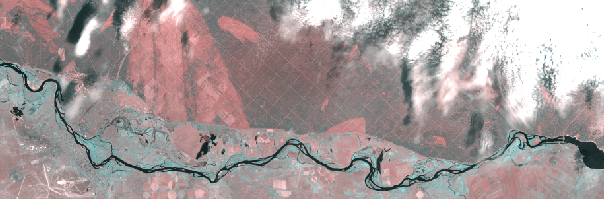
#> input picture main_output/region_1/drought_2018-05-21.png, 604 x 199 px
$ python -i main.py   (imports and definitions only)   (Python 2 division)
#> lines starting #> are read from the running program, lines starting #| are printed output that depends on the picture
import os
import ee
import cv2
import io
import pickle
import requests
import hashlib
import numpy as np
import pandas as pd
from PIL import Image
from datetime import datetime, timedelta
from sklearn.preprocessing import StandardScaler

# [1 line not run here, left out]

IMAGE_SIZE = 800
VIS_TYPES = ['fire', 'drought', 'nbr', 'natural']
DATA_DIR = "main_output"


# [92 lines left out: functions crop_black_border_pil, calculate_indices, get_images_for_location, download_and_save, download_all_visualizations, not called in this run]


def load_image(file_path):
    img = cv2.imread(file_path)
    return img if img is not None else None


def extract_features(image):
    hsv = cv2.cvtColor(image, cv2.COLOR_BGR2HSV)
    bgr_means = np.mean(image, axis=(0, 1))
    hsv_means = np.mean(hsv, axis=(0, 1))
    bgr_std = np.std(image, axis=(0, 1))
    hsv_std = np.std(hsv, axis=(0, 1))
    b, g, r = cv2.split(image)
    h, s, v = cv2.split(hsv)
    histograms = np.concatenate([
        cv2.calcHist([b], [0], None, [16], [0, 256]).flatten(),
        cv2.calcHist([g], [0], None, [16], [0, 256]).flatten(),
        cv2.calcHist([r], [0], None, [16], [0, 256]).flatten(),
        cv2.calcHist([h], [0], None, [16], [0, 180]).flatten(),
        cv2.calcHist([s], [0], None, [16], [0, 256]).flatten(),
        cv2.calcHist([v], [0], None, [16], [0, 256]).flatten(),
    ])
    histograms /= np.sum(histograms)
    pixels = image.reshape(-1, 3).astype(np.float32)
    _, _, centers = cv2.kmeans(pixels, 5, None,
                               (cv2.TERM_CRITERIA_EPS + cv2.TERM_CRITERIA_MAX_ITER, 100, 0.2),
                               10, cv2.KMEANS_RANDOM_CENTERS)
    red_mask = cv2.inRange(hsv, (0, 100, 100), (10, 255, 255)) + \
               cv2.inRange(hsv, (160, 100, 100), (180, 255, 255))
    red_percentage = np.sum(red_mask > 0) / image.size
    gray = cv2.cvtColor(image, cv2.COLOR_BGR2GRAY)
    bright_mask = cv2.threshold(gray, 200, 255, cv2.THRESH_BINARY)[1]
    bright_percentage = np.sum(bright_mask > 0) / image.size

    return np.concatenate([
        bgr_means, bgr_std, hsv_means, hsv_std,
        centers.flatten(), histograms,
        [red_percentage, bright_percentage]
    ])


# [56 lines left out: functions process_location_set, main, not called in this run]


# [2 lines not run here, left out]

>>> import cv2
>>> picture = cv2.imread('main_output/region_1/drought_2018-05-21.png', cv2.IMREAD_GRAYSCALE)
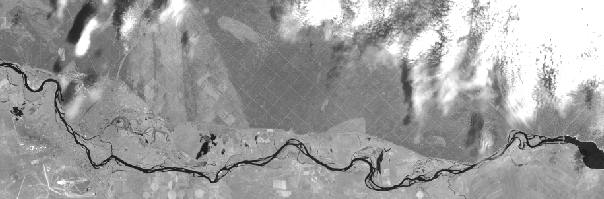
#> picture: shape (199, 604); min 26, max 255, mean 157.3
#> (the run stopped early here; a loop or call above may not have finished)
